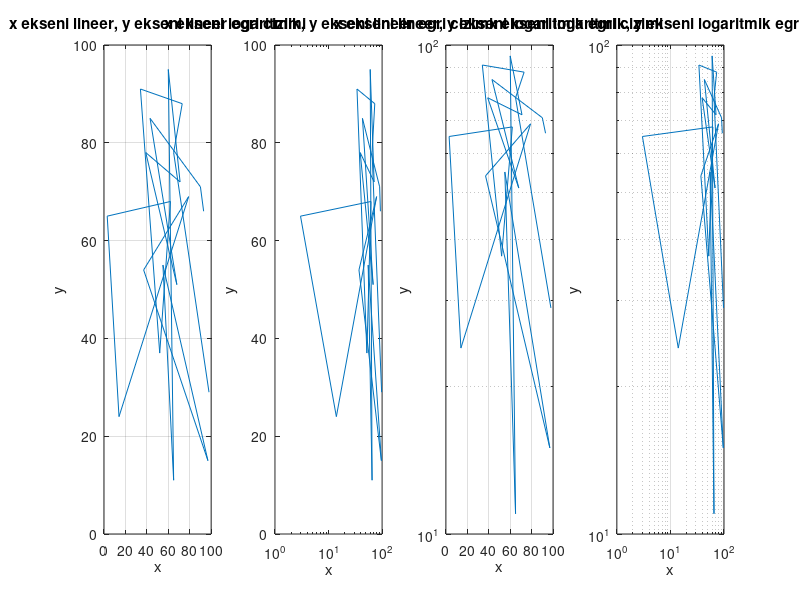

The MATLAB script that drew this image:
x = round(100*rand(1,20))
y = round(100*rand(1,20));
subplot(141) , plot(x,y) , xlabel('x') , ylabel('y') 
title ('x ekseni lineer, y ekseni lineer egri cizimi'), grid
subplot(142) , semilogx (x,y) , xlabel('x') , ylabel('y')
title ('x ekseni logaritmik, y ekseni lineer egri cizimi')
subplot(143) , semilogy (x,y) , xlabel('x') , ylabel('y'), grid
title ('x ekseni lineer, y ekseni logaritmik egri cizimi')
subplot(144) , loglog (x,y) , xlabel('x') , ylabel('y')
title ('x ekseni logaritmik, y ekseni logaritmik egri cizimi'), grid

